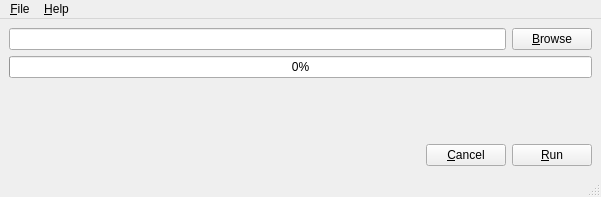
<?xml version="1.0" encoding="UTF-8"?>
<ui version="4.0">
 <class>MainWindow</class>
 <widget class="QMainWindow" name="MainWindow">
  <property name="geometry">
   <rect>
    <x>0</x>
    <y>0</y>
    <width>601</width>
    <height>197</height>
   </rect>
  </property>
  <property name="windowTitle">
   <string>Boat Folder Pickler</string>
  </property>
  <widget class="QWidget" name="centralwidget">
   <layout class="QGridLayout" name="gridLayout">
    <item row="4" column="0">
     <layout class="QHBoxLayout" name="horizontalLayout_6">
      <item>
       <widget class="QLabel" name="lblFile">
        <property name="text">
         <string/>
        </property>
       </widget>
      </item>
     </layout>
    </item>
    <item row="6" column="0">
     <layout class="QHBoxLayout" name="horizontalLayout_8">
      <item>
       <spacer name="horizontalSpacer">
        <property name="orientation">
         <enum>Qt::Horizontal</enum>
        </property>
        <property name="sizeHint" stdset="0">
         <size>
          <width>40</width>
          <height>20</height>
         </size>
        </property>
       </spacer>
      </item>
      <item>
       <widget class="QPushButton" name="btnCancel">
        <property name="text">
         <string>&amp;Cancel</string>
        </property>
       </widget>
      </item>
      <item>
       <widget class="QPushButton" name="btnRun">
        <property name="text">
         <string>&amp;Run</string>
        </property>
       </widget>
      </item>
     </layout>
    </item>
    <item row="3" column="0">
     <layout class="QHBoxLayout" name="horizontalLayout_5">
      <item>
       <widget class="QProgressBar" name="progressBar">
        <property name="sizePolicy">
         <sizepolicy hsizetype="Expanding" vsizetype="Preferred">
          <horstretch>0</horstretch>
          <verstretch>0</verstretch>
         </sizepolicy>
        </property>
        <property name="value">
         <number>0</number>
        </property>
       </widget>
      </item>
     </layout>
    </item>
    <item row="5" column="0">
     <layout class="QHBoxLayout" name="horizontalLayout_7">
      <item>
       <spacer name="verticalSpacer">
        <property name="orientation">
         <enum>Qt::Vertical</enum>
        </property>
        <property name="sizeHint" stdset="0">
         <size>
          <width>20</width>
          <height>20</height>
         </size>
        </property>
       </spacer>
      </item>
     </layout>
    </item>
    <item row="2" column="0">
     <layout class="QHBoxLayout" name="horizontalLayout_4">
      <item>
       <widget class="QLineEdit" name="lePath"/>
      </item>
      <item>
       <widget class="QPushButton" name="btnBrowse">
        <property name="text">
         <string>&amp;Browse</string>
        </property>
       </widget>
      </item>
     </layout>
    </item>
   </layout>
  </widget>
  <widget class="QMenuBar" name="menubar">
   <property name="geometry">
    <rect>
     <x>0</x>
     <y>0</y>
     <width>601</width>
     <height>26</height>
    </rect>
   </property>
   <widget class="QMenu" name="menuFile">
    <property name="title">
     <string>&amp;File</string>
    </property>
    <addaction name="actionRun"/>
    <addaction name="actionCancel"/>
    <addaction name="separator"/>
    <addaction name="actionExit"/>
   </widget>
   <widget class="QMenu" name="menuHelp">
    <property name="title">
     <string>&amp;Help</string>
    </property>
    <addaction name="actionAbout"/>
   </widget>
   <addaction name="menuFile"/>
   <addaction name="menuHelp"/>
  </widget>
  <widget class="QStatusBar" name="statusbar"/>
  <action name="actionAbout">
   <property name="text">
    <string>&amp;About</string>
   </property>
  </action>
  <action name="actionRun">
   <property name="text">
    <string>&amp;Run</string>
   </property>
  </action>
  <action name="actionCancel">
   <property name="enabled">
    <bool>false</bool>
   </property>
   <property name="text">
    <string>&amp;Cancel</string>
   </property>
  </action>
  <action name="actionExit">
   <property name="text">
    <string>E&amp;xit</string>
   </property>
  </action>
 </widget>
 <resources/>
 <connections/>
</ui>
